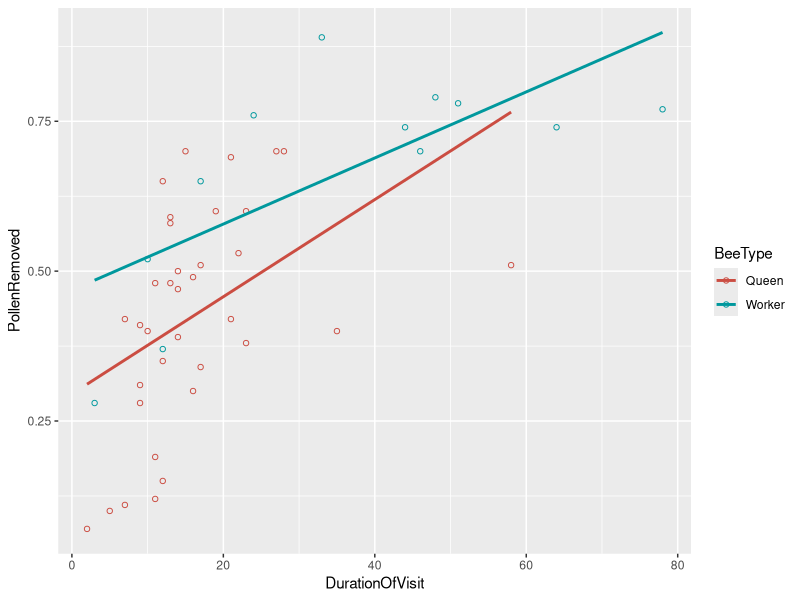
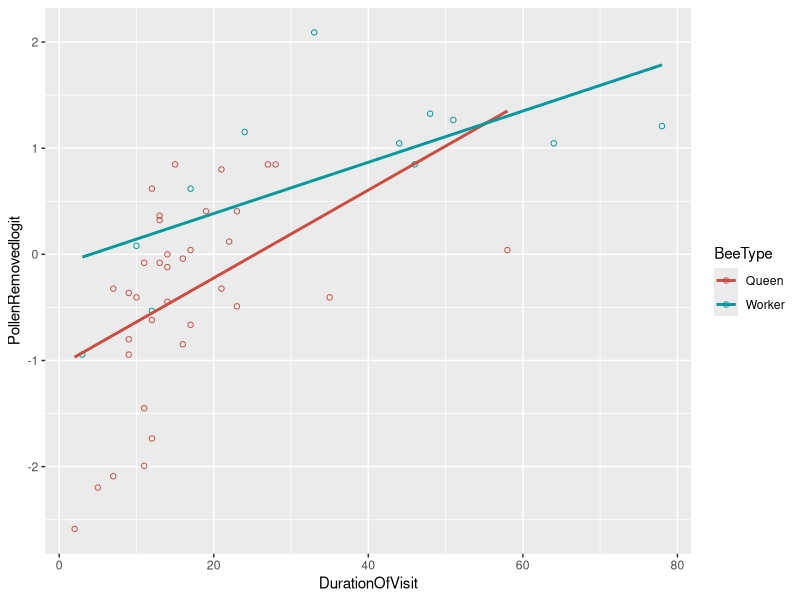
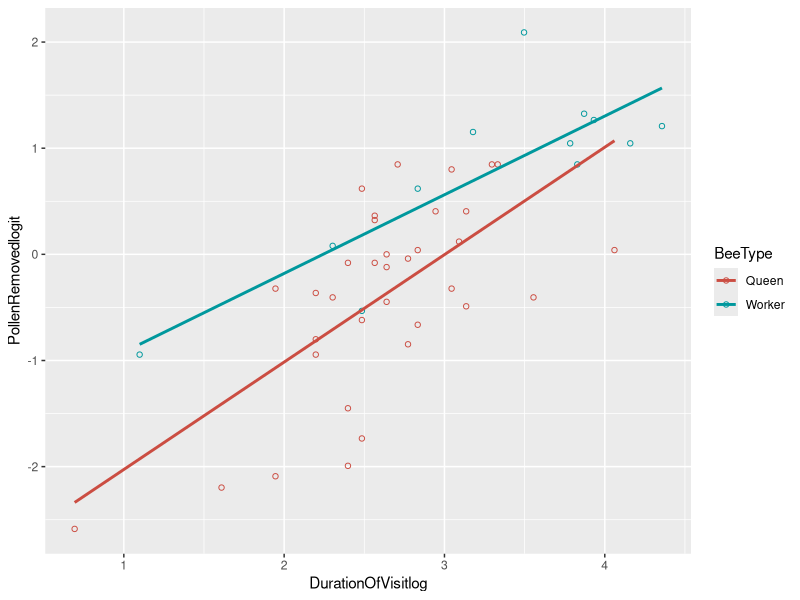

R code for these plots, in order:
## ---- chunk 1
library(ggplot2)
data <- read.csv('data_ch9_16.csv', header=T)
ggplot(data, aes(x=DurationOfVisit, y=PollenRemoved, color=BeeType)) +
    geom_point(shape=1) +
    scale_colour_hue(l=50) + 
    geom_smooth(method=lm,  
                se=FALSE)
## ---- chunk 2
data$PollenRemovedlogit = log(data$PollenRemoved/(1-data$PollenRemoved))
ggplot(data, aes(x=DurationOfVisit, y=PollenRemovedlogit, color=BeeType)) +
    geom_point(shape=1) +
    scale_colour_hue(l=50) + 
    geom_smooth(method=lm,  
                se=FALSE)
## ---- chunk 3
data$DurationOfVisitlog = log(data$DurationOfVisit)
ggplot(data, aes(x=DurationOfVisitlog, y=PollenRemovedlogit, color=BeeType)) +
    geom_point(shape=1) +
    scale_colour_hue(l=50) + 
    geom_smooth(method=lm,  
                se=FALSE)
## ---- chunk 4
lmfit <- lm(PollenRemovedlogit ~ BeeType + DurationOfVisitlog 
            + BeeType*DurationOfVisitlog, data=data)
summary(lmfit)
## ---- chunk 5
lmfit <- lm(PollenRemovedlogit ~ BeeType + DurationOfVisitlog , 
            data=data)
summary(lmfit)
